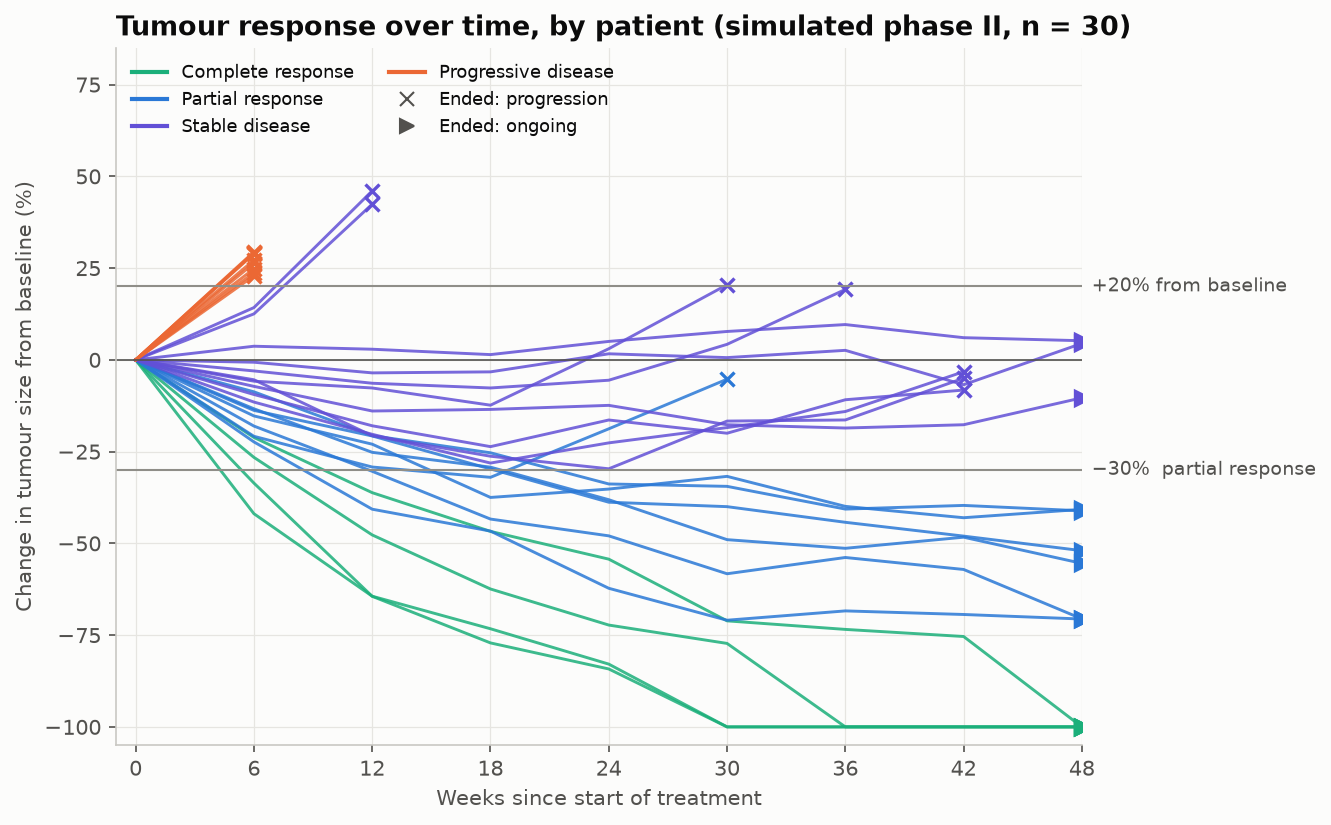

The script that saved this image:
"""
Spider Plot (tumour change from baseline)  -  family: Healthcare & life sciences

DESIGN PURPOSE
One line per patient tracks the percentage change in tumour size from baseline
at each scan. Lines colored by best response show how deep and how durable
each response was, and when progression set in. That trajectory is lost in a
single best-response waterfall.

WHEN TO USE
  - Show depth, speed and durability of tumour response in early-phase
    oncology trials
  - Show the timing of progression or discontinuation, patient by patient
  - Complement a waterfall plot (best change) and a swimmer plot (time on
    treatment)

AVOID WHEN
  - There are more than about 40 patients (lines tangle; use a waterfall plus
    Kaplan–Meier)
  - Scans are irregular and sparse (lines suggest continuity that was not
    measured)
  - The audience needs a single summary statistic such as objective response
    rate

ALTERNATIVES
  - Tumour response waterfall
  - Swimmer plot
  - Small multiples by response category

EXAMPLE
Simulated phase II cohort of 30 patients scanned every 6 weeks for up to 48
weeks: sum of target-lesion diameters as % change from baseline, colored by
best overall response.

NOTE: Examples use simulated data. De-identify patient data before analysing
it in notebooks: executed notebooks store their outputs.

Run:  python spider_plot.py
"""
import sys
from pathlib import Path

import numpy as np
import pandas as pd
import matplotlib.pyplot as plt

# Library style: categorical colors in fixed order, recessive axes, hairline grid.
PALETTE = ["#2a78d6", "#eb6834", "#1baf7a", "#eda100",
           "#e87ba4", "#008300", "#6250d6", "#e34948"]
SEQ_CMAP = "Blues"      # sequential: one hue, light -> dark
DIV_CMAP = "RdBu_r"     # diverging: two opposite hues, neutral midpoint
GRAY = "#b8b7b1"        # de-emphasised marks
plt.rcParams.update({
    "figure.figsize": (8, 4.8), "figure.dpi": 110, "figure.facecolor": "#fcfcfb",
    "axes.facecolor": "#fcfcfb", "axes.edgecolor": "#c9c8c3", "axes.linewidth": 0.8,
    "axes.spines.top": False, "axes.spines.right": False,
    "axes.grid": True, "grid.color": "#e6e5e1", "grid.linewidth": 0.6, "axes.axisbelow": True,
    "axes.prop_cycle": plt.cycler(color=PALETTE),
    "axes.titlesize": 13, "axes.titleweight": "bold", "axes.titlelocation": "left",
    "axes.labelcolor": "#52514e", "xtick.color": "#52514e", "ytick.color": "#52514e",
    "text.color": "#0b0b0b", "font.size": 10, "lines.linewidth": 2,
    "legend.frameon": False,
})

# --- Example data ------------------------------------------------------------
rng = np.random.default_rng(55)
categories = ["Complete response", "Partial response", "Stable disease", "Progressive disease"]
weeks = np.arange(0, 49, 6)
rows = []
for pid in range(1, 31):
    kind = rng.choice(4, p=[0.1, 0.3, 0.3, 0.3])
    depth = [-100, rng.uniform(-75, -35), rng.uniform(-25, 15), rng.uniform(0, 15)][kind]
    speed = rng.uniform(0.15, 0.5)
    regrow = rng.uniform(0.0, 3.5) if kind in (1, 2) and rng.random() < 0.5 else 0.0
    change = []
    for w in weeks:
        y = depth * (1 - np.exp(-speed * w / 6)) + regrow * max(0, w - 18)
        if kind == 3:
            y = depth + rng.uniform(4, 8) * w / 6 * 3
        y = float(np.clip(y + rng.normal(0, 3), -100, 150))
        if kind == 0 and y <= -85:
            y = -100.0                                   # all target lesions have disappeared
        change.append(0.0 if w == 0 else y)
    change = np.array(change)
    # RECIST 1.1 progression: sum of diameters >= 20% above the nadir (smallest sum so far, baseline
    # included) and at least 5 mm larger; with a ~50 mm baseline sum, 5 mm is 10 percentage points.
    size = 100 + change
    nadir = np.minimum.accumulate(size)
    grew = np.r_[False, size[1:] - nadir[:-1] >= np.maximum(0.2 * nadir[:-1], 10)]
    stop = int(np.argmax(grew)) if grew.any() else len(weeks) - 1
    reason = "progression" if grew.any() else "ongoing"
    tox = rng.random() < 0.15
    tox_stop = rng.integers(3, len(weeks) - 1)
    if tox and tox_stop < stop:
        stop, reason = tox_stop, "toxicity"
    seen = change[1:stop + 1]                # scans actually done (baseline excluded)
    best = ("Complete response" if seen.min() <= -100 else "Partial response" if seen.min() <= -30
            else "Progressive disease" if reason == "progression" and stop == 1 else "Stable disease")
    for w, y in zip(weeks[:stop + 1], change[:stop + 1]):
        rows.append((pid, best, w, y, reason))
df = pd.DataFrame(rows, columns=["patient", "best_response", "week", "pct_change", "end_reason"])
df.groupby("best_response")["patient"].nunique()

# --- Plot --------------------------------------------------------------------
fig, ax = plt.subplots(figsize=(9, 5.6))
markers = {"progression": ("x", 7), "toxicity": ("o", 6), "ongoing": (">", 7)}
for i, cat in enumerate(categories):
    for _, g in df[df["best_response"] == cat].groupby("patient"):
        ax.plot(g["week"], g["pct_change"], color=PALETTE[[2, 0, 6, 1][i]], linewidth=1.4, alpha=0.85)
        m, size = markers[g["end_reason"].iloc[0]]
        ax.plot(g["week"].iloc[-1], g["pct_change"].iloc[-1], m, color=PALETTE[[2, 0, 6, 1][i]],
                markersize=size, markeredgewidth=1.6)
for y, label in [(20, "+20% from baseline"), (-30, "−30%  partial response")]:
    ax.axhline(y, color="#8f8e88", linewidth=1)
    ax.text(48.5, y, label, va="center", ha="left", fontsize=9, color="#52514e")
ax.axhline(0, color="#52514e", linewidth=0.8)
ax.set_xticks(weeks)
ax.set_xlim(-1, 48)
ax.set_ylim(-105, 85)
ax.set_xlabel("Weeks since start of treatment")
ax.set_ylabel("Change in tumour size from baseline (%)")
ax.set_title("Tumour response over time, by patient (simulated phase II, n = 30)")
handles = [plt.Line2D([], [], color=PALETTE[[2, 0, 6, 1][i]], label=c) for i, c in enumerate(categories)]
handles += [plt.Line2D([], [], color="#52514e", linestyle="", marker=m, markersize=s, label=f"Ended: {r}")
            for r, (m, s) in markers.items() if r in set(df["end_reason"])]
ax.legend(handles=handles, loc="upper left", fontsize=8.5, ncol=2)
fig.tight_layout()

# --- Save / show -------------------------------------------------------------
out = Path(__file__).with_name(Path(__file__).stem + ".png")
fig.savefig(out, dpi=150, bbox_inches="tight")
print(f"saved {out}")
if "--no-show" not in sys.argv:
    plt.show()
